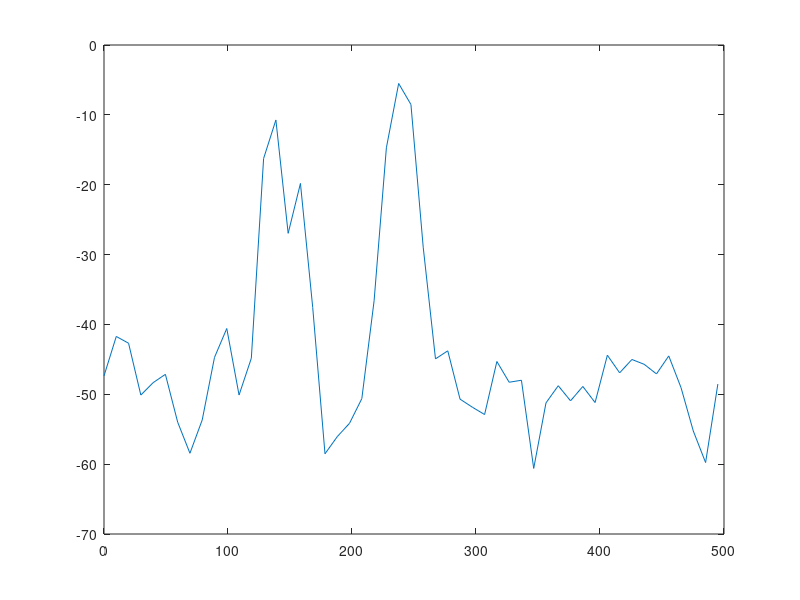

This chart was generated by the following MATLAB code:
fs = 1000;                 % Sampling frequency
t = (0:fs/10)/fs;          % One-tenth second worth of samples
A = [1 2 3];                 % Sinusoid amplitudes
f = [150;140;240];             % Sinusoid frequencies
xn = A*sin(2*pi*f*t) + 0.1*randn(size(t));
[Pxx,F] = periodogram(xn,hann(length(xn)),length(xn),fs);
plot(F,10*log10(Pxx))
